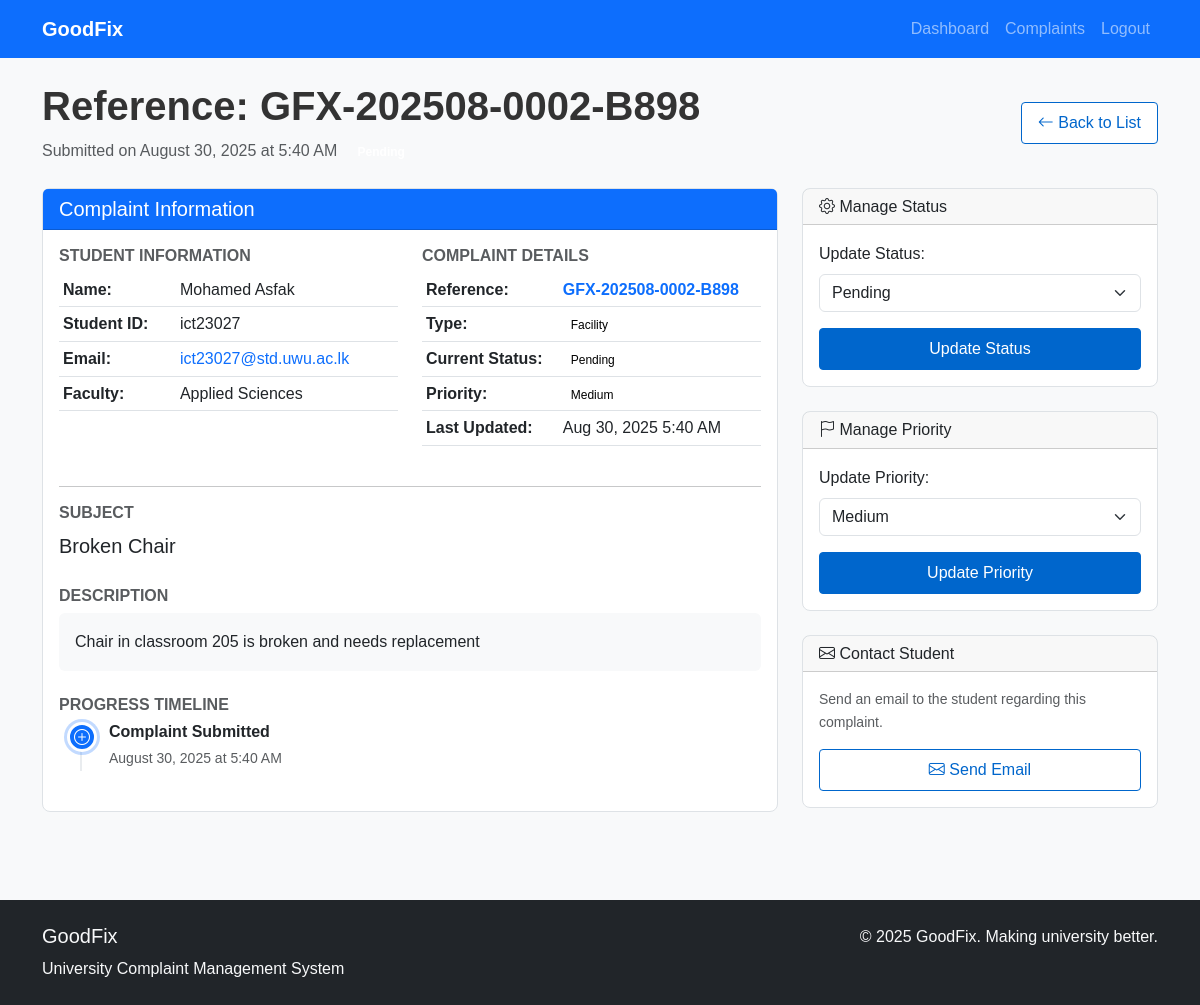
The app's page /admin/complaint_detail.php?id=2 (signed in) with its own data.
### tables this page shows
CREATE TABLE complaints (
    id INT PRIMARY KEY AUTO_INCREMENT,
    student_name VARCHAR(100) NOT NULL,
    student_id VARCHAR(20) NOT NULL,
    email VARCHAR(100) NOT NULL,
    faculty VARCHAR(50) NOT NULL,
    complaint_type VARCHAR(50) NOT NULL,
    subject VARCHAR(200) NOT NULL,
    description TEXT NOT NULL,
    status ENUM('pending', 'in_progress', 'resolved', 'closed') DEFAULT 'pending',
    priority ENUM('low', 'medium', 'high', 'urgent') DEFAULT 'medium',
    submitted_at TIMESTAMP DEFAULT CURRENT_TIMESTAMP,
    updated_at TIMESTAMP DEFAULT CURRENT_TIMESTAMP ON UPDATE CURRENT_TIMESTAMP
);

### admin/complaint_detail.php (the view, shortened to what this page needs)
<?php
include '../includes/header.php';
include '../includes/db.php';
$complaint_id = isset($_GET['id']) ? (int)$_GET['id'] : 0;
$stmt = $pdo->prepare("SELECT * FROM complaints WHERE id = ?");
$stmt->execute([$complaint_id]);
$complaint = $stmt->fetch();
?>
<main>
    <div class="container py-4">
        <div class="d-flex justify-content-between align-items-center mb-4">
            <div>
                <?php
                $year_month = date('Ym', strtotime($complaint['submitted_at']));
                $complaint_id_padded = str_pad($complaint['id'], 4, '0', STR_PAD_LEFT);
                $hash = strtoupper(substr(md5($complaint['id'] . $complaint['submitted_at'] . 'GoodFix2025'), 0, 4));
                $reference_no = 'GFX-' . $year_month . '-' . $complaint_id_padded . '-' . $hash;
                ?>
                <h1 class="fw-bold">
                    Reference: <?php echo $reference_no; ?>
                </h1>
                <p class="text-muted mb-0">
                    Submitted on <?php echo date('F j, Y \a\t g:i A', strtotime($complaint['submitted_at'])); ?>
                    <span class="badge status-<?php echo $complaint['status']; ?> ms-2">
                    </span>
                </p>
            </div>
            <div>
                <a href="view_complaints.php" class="btn btn-outline-primary">
                    <i class="bi bi-arrow-left"></i> Back to List
                </a>
            </div>
        </div>
        <div class="row g-4">
            <div class="col-lg-8">
                <div class="card">
                    <div class="card-header bg-primary text-white">
                        <h5 class="mb-0">
                            Complaint Information
                        </h5>
                    </div>
                    <div class="card-body">
                        <div class="row mb-4">
                            <div class="col-md-6">
                                <h6 class="fw-bold text-muted">STUDENT INFORMATION</h6>
                                <table class="table table-sm table-borderless">
                                    <tr>
                                        <td class="fw-bold">Name:</td>
                                        <td><?php echo htmlspecialchars($complaint['student_name']); ?></td>
                                    </tr>
                                    <tr>
                                        <td class="fw-bold">Student ID:</td>
                                        <td><?php echo htmlspecialchars($complaint['student_id']); ?></td>
                                    </tr>
                                    <tr>
                                        <td class="fw-bold">Email:</td>
                                        <td>
                                            <a href="mailto:<?php echo htmlspecialchars($complaint['email']); ?>" class="text-decoration-none">
                                                <?php echo htmlspecialchars($complaint['email']); ?>
                                            </a>
                                        </td>
                                    </tr>
                                    <tr>
                                        <td class="fw-bold">Faculty:</td>
                                        <td><?php echo htmlspecialchars($complaint['faculty'] ?: 'Not specified'); ?></td>
                                    </tr>
                                </table>
                            </div>
                            <div class="col-md-6">
                                <h6 class="fw-bold text-muted">COMPLAINT DETAILS</h6>
                                <table class="table table-sm table-borderless">
                                    <tr>
                                        <td class="fw-bold">Reference:</td>
                                        <td>
                                            <span class="text-primary fw-bold"><?php echo $reference_no; ?></span>
                                        </td>
                                    </tr>
                                    <tr>
                                        <td class="fw-bold">Type:</td>
                                        <td>
                                            <span class="type">
                                                <?php echo htmlspecialchars($complaint['complaint_type']); ?>
                                            </span>
                                        </td>
                                    </tr>
                                    <tr>
                                        <td class="fw-bold">Current Status:</td>
                                        <td>
                                            <span class="status">
                                                <?php echo ucfirst(str_replace('_', ' ', $complaint['status'])); ?>
                                            </span>
                                        </td>
                                    </tr>
                                    <tr>
                                        <td class="fw-bold">Priority:</td>
                                        <td>
                                            <span class="priority">
                                                <?php echo ucfirst($complaint['priority']); ?>
                                            </span>
                                        </td>
                                    </tr>
                                    <tr>
                                        <td class="fw-bold">Last Updated:</td>
                                        <td><?php echo date('M j, Y g:i A', strtotime($complaint['updated_at'])); ?></td>
                                    </tr>
                                </table>
                            </div>
                        </div>
                        <hr>
                        <div class="mb-4">
                            <h6 class="fw-bold text-muted">SUBJECT</h6>
                            <p class="fs-5"><?php echo htmlspecialchars($complaint['subject']); ?></p>
                        </div>
                        <div class="mb-4">
                            <h6 class="fw-bold text-muted">DESCRIPTION</h6>
                            <div class="bg-light p-3 rounded">
                                <p class="mb-0"><?php echo nl2br(htmlspecialchars($complaint['description'])); ?></p>
                            </div>
                        </div>
                        <div class="mb-4">
                            <h6 class="fw-bold text-muted">PROGRESS TIMELINE</h6>
                            <div class="timeline">
                                <div class="timeline-item active">
                                    <div class="timeline-marker bg-primary">
                                        <i class="bi bi-plus-circle m-auto text-white"></i>
                                    </div>
                                    <div class="timeline-content">
                                        <h6 class="mb-1">Complaint Submitted</h6>
                                        <small class="text-muted">
                                            <?php echo date('F j, Y \a\t g:i A', strtotime($complaint['submitted_at'])); ?>
                                        </small>
                                    </div>
                                </div>
                            </div>
                        </div>
                    </div>
                </div>
            </div>
            <div class="col-lg-4">
                <div class="card mb-4">
                    <div class="card-header">
                        <h6 class="mb-0">
                            <i class="bi bi-gear"></i> Manage Status
                        </h6>
                    </div>
                    <div class="card-body">
                        <form method="POST">
                            <div class="mb-3">
                                <label for="status" class="form-label">Update Status:</label>
                                <select class="form-select" id="status" name="status">
                                    <option value="pending" <?php echo $complaint['status'] == 'pending' ? 'selected' : ''; ?>>Pending</option>
                                </select>
                            </div>
                            <button type="submit" name="update_status" class="btn btn-primary w-100">
                                Update Status
                            </button>
                        </form>
                    </div>
                </div>
                <div class="card mb-4">
                    <div class="card-header">
                        <h6 class="mb-0">
                            <i class="bi bi-flag"></i> Manage Priority
                        </h6>
                    </div>
                    <div class="card-body">
                        <form method="POST">
                            <div class="mb-3">
                                <label for="priority" class="form-label">Update Priority:</label>
                                <select class="form-select" id="priority" name="priority">
                                    <option value="medium" <?php echo $complaint['priority'] == 'medium' ? 'selected' : ''; ?>>Medium</option>
                                </select>
                            </div>
                            <button type="submit" name="update_priority" class="btn btn-primary w-100">
                               Update Priority
                            </button>
                        </form>
                    </div>
                </div>
                <div class="card">
                    <div class="card-header">
                        <h6 class="mb-0">
                            <i class="bi bi-envelope"></i> Contact Student
                        </h6>
                    </div>
                    <div class="card-body">
                        <p class="text-muted small mb-3">Send an email to the student regarding this complaint.</p>
                        <a href="mailto:<?php echo htmlspecialchars($complaint['email']); ?>?subject=Re: Complaint #<?php echo str_pad($complaint['id'], 4, '0', STR_PAD_LEFT); ?> - <?php echo urlencode($complaint['subject']); ?>&body=Dear <?php echo urlencode($complaint['student_name']); ?>,%0D%0A%0D%0ARegarding your complaint #<?php echo str_pad($complaint['id'], 4, '0', STR_PAD_LEFT); ?>:%0D%0A<?php echo urlencode($complaint['subject']); ?>%0D%0A%0D%0A"
                           class="btn btn-outline-primary w-100">
                            <i class="bi bi-envelope"></i> Send Email
                        </a>
                    </div>
                </div>
            </div>
        </div>
    </div>
</main>
<?php include '../includes/footer.php'; ?>

### css/style.css (style rules this page uses)
:root { --primary-color: #0066cc; --secondary-color: #6c757d; --success-color: #28a745; --warning-color: #ffc107; --danger-color: #dc3545; --light-gray: #f8f9fa; --border-color: #dee2e6; }
body { font-family: Arial, sans-serif; background-color: var(--light-gray); line-height: 1.6; color: #333; }
.card { border: 1px solid var(--border-color); border-radius: 8px; margin-bottom: 1rem; }
.status { color: #000000; padding: 4px 8px; border-radius: 4px; font-size: 12px; }
.priority { color: #000000; padding: 4px 8px; border-radius: 4px; font-size: 12px; }
.type { color: #000000; padding: 4px 8px; border-radius: 4px; font-size: 12px; }
.btn { padding: 8px 16px; border-radius: 4px; border: 1px solid transparent; text-decoration: none; display: inline-block; }
.btn-primary { background-color: var(--primary-color); border-color: var(--primary-color); color: white; }
.btn-outline-primary { color: var(--primary-color); border-color: var(--primary-color); background-color: white; }
.table { background-color: white; }
.table td { border-bottom: 1px solid var(--border-color); vertical-align: middle; }
*, *::before, *::after { transition: none !important; animation: none !important; }

### admin/complaint_detail.php (style rules this page uses)
.timeline { position: relative; padding-left: 30px; }
.timeline::before { content: ''; position: absolute; left: 21px; top: 0; bottom: 0; width: 2px; background: #e9ecef; }
.timeline-item { position: relative; margin-bottom: 20px; }
.timeline-marker { position: absolute; left: -22px; width: 30px; height: 30px; border-radius: 50%; display: flex; align-items: center; justify-content: center; background: #e9ecef; border: 3px solid white; box-shadow: 0 0 0 3px #e9ecef; }
.timeline-item.active .timeline-marker { box-shadow: 0 0 0 3px rgba(13, 110, 253, 0.25); }
.timeline-content { padding-left: 20px; }
.timeline-content h6 { margin-bottom: 4px; font-weight: 600; }

### records on screen
complaints: reference_no "GFX-202508-0002-B898", submitted_at "August 30, 2025 at 5:40 AM", student_name "Mohamed Asfak", student "ict23027", email "ict23027@std.uwu.ac.lk", faculty "Applied Sciences", complaint_type "Facility", status "Pending", priority "Medium", updated_at "Aug 30, 2025 5:40 AM", subject "Broken Chair", description "Chair in classroom 205 is broken and needs replacement"
